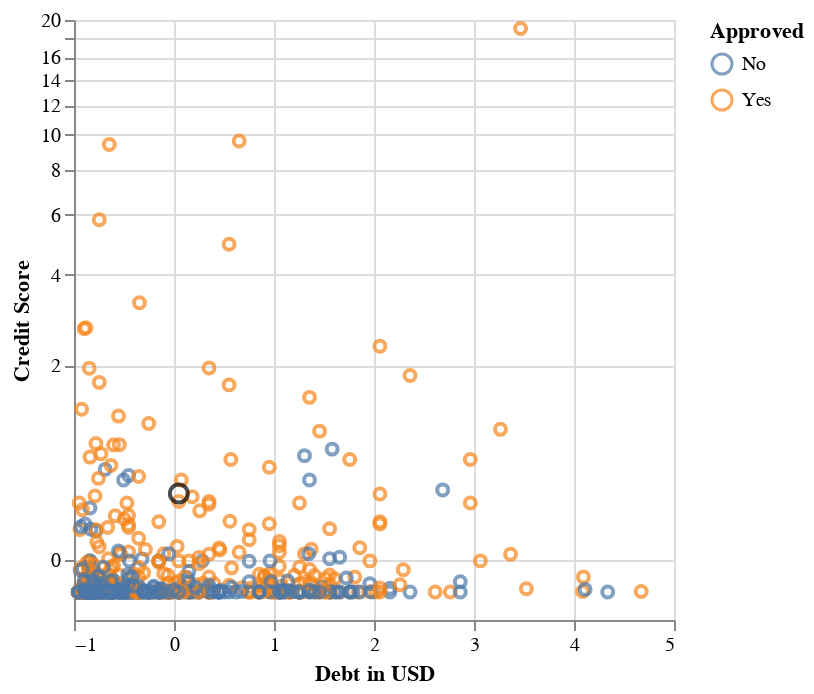

The notebook cell saved with this chart:
### Code cell
knn_fit = make_pipeline(preprocessor, knn).fit(
    X=data.drop(columns=['Approved']), 
    y=data["Approved"]
)
knn_fit
new_observation = pd.DataFrame({"Age": [31], "Debt": [5], "CreditScore": [5], "Income":[3395]})
prediction = knn_fit.predict(new_observation)
prediction

test = preprocessor.transform(new_observation)
testdf = pd.DataFrame(test)
diffcols = testdf.rename(columns={0:'Age', 1:'Debt', 2:'CreditScore', 3:'Income'}, errors="raise")
diffcols

test_plot = data_plot + (
    # Standardize the new data point with transformer fitted on the original data
    alt.Chart(diffcols)
    .mark_point(size=80, color='black', clip=True).encode(
        x="Debt",
        y=alt.Y("CreditScore").scale(type="symlog", domain=[-0.4, 20], nice=False)
    )
)

test_plot

### Figure 1 — Vega-Lite specification as saved in the notebook (floating-point values rounded to 4 significant figures; data arrays with more than 128 entries replaced by an {"elided": "..."} marker saying what was removed)
{"config": {"view": {"continuousWidth": 300, "continuousHeight": 300}}, "layer": [{"data": {"name": "data-473ba4caed2b3666f536a30bac81e2b8"}, "mark": {"type": "point"}, "encoding": {"color": {"field": "Approved", "type": "nominal"}, "x": {"field": "Debt", "scale": {"zero": true}, "title": "Debt in USD", "type": "quantitative"}, "y": {"field": "CreditScore", "scale": {"zero": false}, "title": "Credit Score", "type": "quantitative"}}}, {"data": {"name": "data-375878d4c7018c0cea71b3898c19dc70"}, "mark": {"type": "point", "clip": true, "color": "black", "size": 80}, "encoding": {"x": {"field": "Debt", "type": "quantitative"}, "y": {"field": "CreditScore", "scale": {"type": "symlog", "domain": [-0.4, 20], "nice": false}, "type": "quantitative"}}}], "$schema": "https://vega.github.io/schema/vega-lite/v5.16.3.json", "datasets": {"data-473ba4caed2b3666f536a30bac81e2b8": {"elided": "690 records"}, "data-375878d4c7018c0cea71b3898c19dc70": [{"Age": -0.04338, "Debt": 0.0485, "CreditScore": 0.4567, "Income": 0.535}]}}
